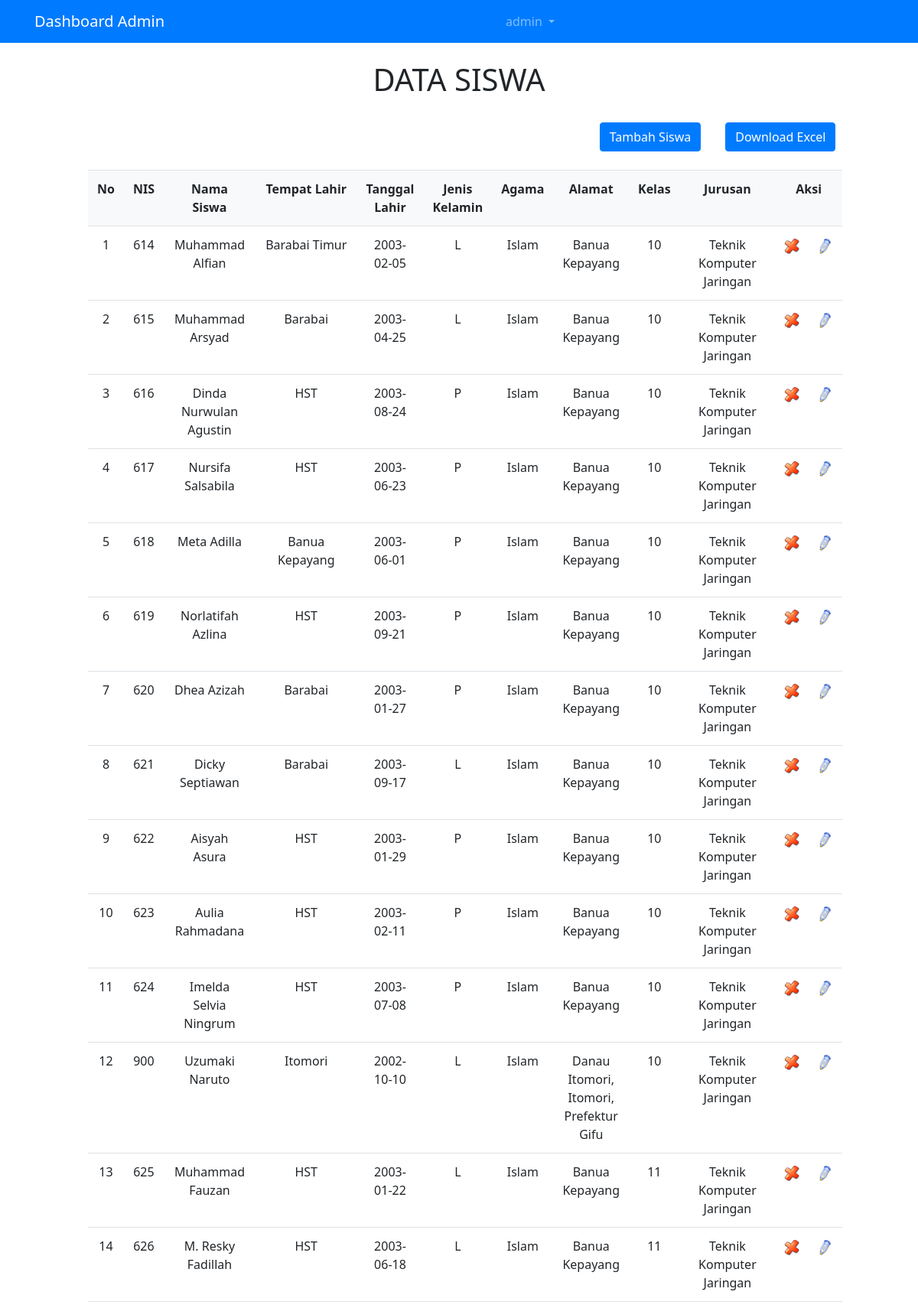
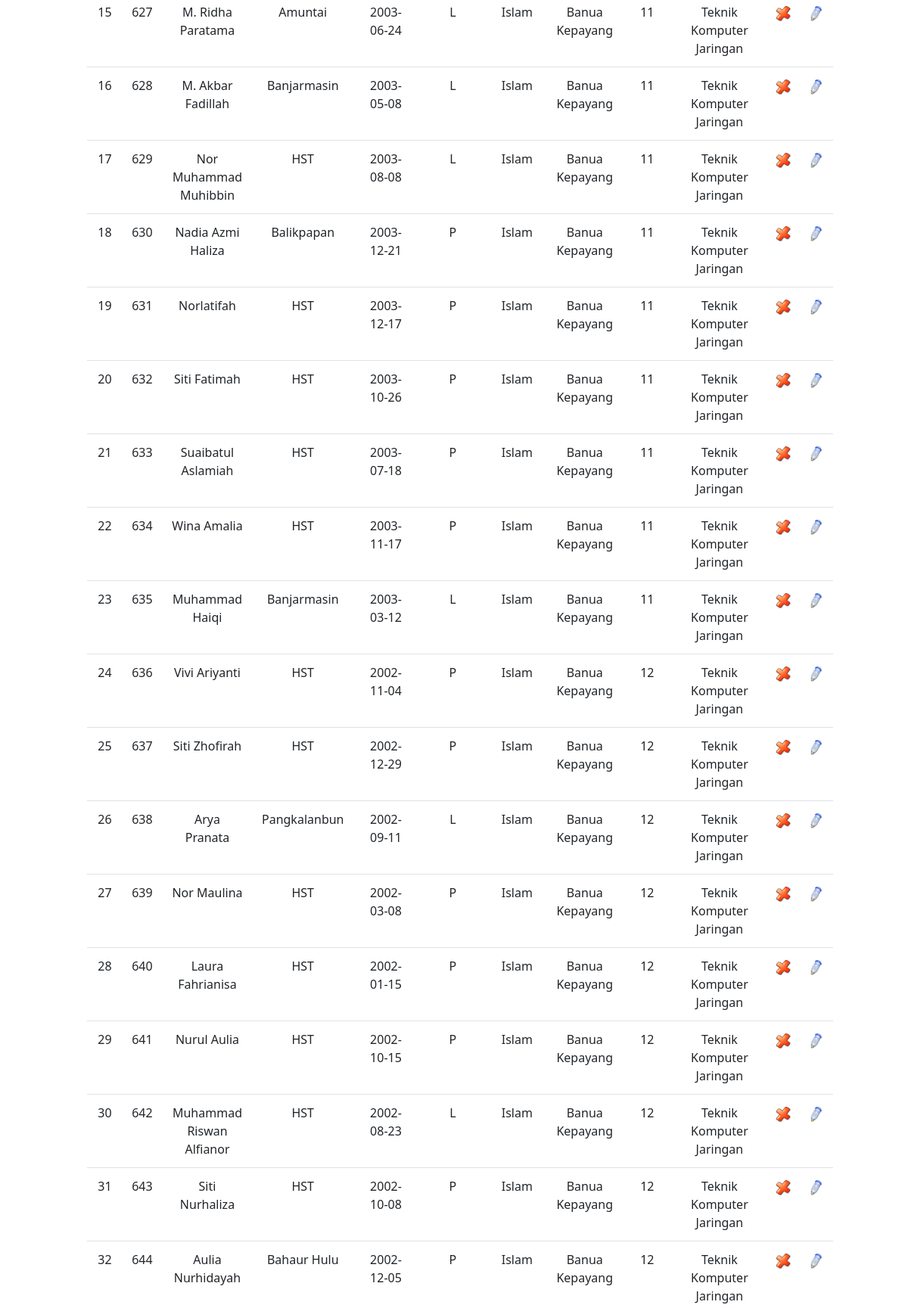
/dashboard/siswa/siswa_data.php (signed in, upper part), run on the app's committed database (2 pictures, top to bottom).
### tables this page shows
CREATE TABLE `siswa` (
  `nis` int(11) NOT NULL,
  `nama` varchar(100) NOT NULL,
  `alamat` varchar(100) NOT NULL,
  `gender` char(1) NOT NULL,
  `tglLahir` date NOT NULL,
  `tempatLahir` varchar(100) NOT NULL,
  `idKelas` int(11) DEFAULT NULL,
  `pass` int(11) DEFAULT NULL,
  `agama` varchar(100) DEFAULT NULL,
  `pathImg` varchar(100) DEFAULT NULL
);

CREATE TABLE `kelas` (
  `idKelas` int(11) NOT NULL,
  `nama` varchar(100) NOT NULL,
  `idJurusan` int(11) DEFAULT NULL
);

CREATE TABLE `jurusan` (
  `idJurusan` int(11) NOT NULL,
  `nama` varchar(100) NOT NULL
);

### dashboard/siswa/siswa_data.php (the view, shortened to what this page needs)
<?php
include '../layout/header.php';
if (empty($_SESSION['username']) AND empty($_SESSION['status'])) {
	echo "<center>Untuk mengakses halaman ini, Anda harus login <br>";
	echo "<a href=index.php><b>LOGIN</b></a></center>";
}
else{
	?>
	<br>
	<div class="container-fluid">
		<center><h1>DATA SISWA</h1></center>
		<div class="row">
			<div class="col-md-1"></div>
			<div class="col-md-10">
				<br>
				<form action="siswa_tambah.php">
						<div class="row">
							<div class="col-md-8"></div>
							<div class="col-md-2"><center><input type="submit" class="btn btn-primary" value="Tambah Siswa" /></center></div>
							<div class="col-md-2"><center><a href="cetak_siswa.php"><input type="button" class="btn btn-primary" value="Download Excel" /></a></center></div>
						</div>
						<br>
						<table class="table" >
							<tr class="bg-light">
									<td><div align="center"><strong>No</strong></div></td>
									<td><div align="center"><strong>NIS</strong></div></td>
									<td><div align="center"><strong>Nama Siswa</strong></div></td>
									<td><div align="center"><strong>Tempat Lahir</strong></div></td>
									<td><div align="center"><strong>Tanggal Lahir</strong></div></td>
									<td><div align="center"><strong>Jenis Kelamin</strong></div></td>
									<td><div align="center"><strong>Agama</strong></div></td>
									<td><div align="center"><strong>Alamat</strong></div></td>
									<td><div align="center"><strong>Kelas</strong></div></td>
									<td><div align="center"><strong>Jurusan</strong></div></td>
									<td colspan="2"><div align="center"><strong>Aksi</strong></div></td>
								</tr>
								<?php
								$batas = 20;
								$pg = isset( $_GET['pg'] ) ? $_GET['pg'] : "";
								if ( empty( $pg ) ) {
									$posisi = 0;
								} else {
									$posisi = ( $pg - 1 ) * $batas;
								}
								$no=0+$posisi;
								$tampil="SELECT siswa.nama, nis, alamat, gender, tglLahir, tempatLahir, agama, kelas.nama as kelas, jurusan.nama as jurusan from siswa join kelas on kelas.idKelas=siswa.idKelas join jurusan on jurusan.idJurusan=kelas.idJurusan";
								$qryTampil=mysql_query($tampil);
								while ($dataTampil=mysql_fetch_array($qryTampil)) {
									$no++;
									?>
									<tr bgcolor="#FFFFFF">
										<td align="center"><?php echo $no ; ?></td>
										<td align="center"><?php echo $dataTampil['nis']; ?></td>
										<td align="center"><?php echo $dataTampil['nama']; ?></td>
										<td align="center"><?php echo $dataTampil['tempatLahir']; ?></td>
										<td align="center"><?php echo $dataTampil['tglLahir']; ?></td>
										<td align="center"><?php echo $dataTampil['gender']; ?></td>
										<td align="center"><?php echo $dataTampil['agama']; ?></td>
										<td align="center"><?php echo $dataTampil['alamat']; ?></td>
										<td align="center"><?php echo $dataTampil['kelas']; ?></td>
										<td align="center"><?php echo $dataTampil['jurusan']; ?></td>
										<td>
											<div align="center">
												<a href="siswa_hapus.php?nis=<?php echo $dataTampil['nis'] ; ?>" onclick="javascript: return confirm('Anda yakin hapus ?')"><img src="gambar/hapus.png" width="20"></a>
											</td>
											<td>
												<a href="siswa_edit.php?nis=<?php echo $dataTampil['nis']; ?>"><img src="gambar/edit.png" width="20"></a>
											</div>
										</td>
									</tr>
								<?php } ?>
<br>
<br>
<div class="col-md-1"></div>
<?php }
include '../layout/footer.php';
?>

### dashboard/siswa/css/guru.css (style rules this page uses)
* { margin: 0 auto; font-family: Segoe UI; box-sizing: border-box; }

### dashboard/siswa/css/heroic-features.css (style rules this page uses)
body { padding-top: 56px; }

### data on the page
siswa: nis "614", nama "Muhammad Alfian", tempatLahir "Barabai Timur", tglLahir "2003-02-05", gender "L", agama "Islam", alamat "Banua Kepayang", idKelas.nama "10", jurusan.nama "Teknik Komputer Jaringan"
siswa: nis "615", nama "Muhammad Arsyad", tempatLahir "Barabai", tglLahir "2003-04-25", gender "L", agama "Islam", alamat "Banua Kepayang", idKelas.nama "10", jurusan.nama "Teknik Komputer Jaringan"
siswa: nis "616", nama "Dinda Nurwulan Agustin", tempatLahir "HST", tglLahir "2003-08-24", gender "P", agama "Islam", alamat "Banua Kepayang", idKelas.nama "10", jurusan.nama "Teknik Komputer Jaringan"
siswa: nis "617", nama "Nursifa Salsabila", tempatLahir "HST", tglLahir "2003-06-23", gender "P", agama "Islam", alamat "Banua Kepayang", idKelas.nama "10", jurusan.nama "Teknik Komputer Jaringan"
siswa: nis "618", nama "Meta Adilla", tempatLahir "Banua Kepayang", tglLahir "2003-06-01", gender "P", agama "Islam", alamat "Banua Kepayang", idKelas.nama "10", jurusan.nama "Teknik Komputer Jaringan"
siswa: nis "619", nama "Norlatifah Azlina", tempatLahir "HST", tglLahir "2003-09-21", gender "P", agama "Islam", alamat "Banua Kepayang", idKelas.nama "10", jurusan.nama "Teknik Komputer Jaringan"
siswa: nis "620", nama "Dhea Azizah", tempatLahir "Barabai", tglLahir "2003-01-27", gender "P", agama "Islam", alamat "Banua Kepayang", idKelas.nama "10", jurusan.nama "Teknik Komputer Jaringan"
siswa: nis "621", nama "Dicky Septiawan", tempatLahir "Barabai", tglLahir "2003-09-17", gender "L", agama "Islam", alamat "Banua Kepayang", idKelas.nama "10", jurusan.nama "Teknik Komputer Jaringan"
siswa: nis "622", nama "Aisyah Asura", tempatLahir "HST", tglLahir "2003-01-29", gender "P", agama "Islam", alamat "Banua Kepayang", idKelas.nama "10", jurusan.nama "Teknik Komputer Jaringan"
siswa: nis "623", nama "Aulia Rahmadana", tempatLahir "HST", tglLahir "2003-02-11", gender "P", agama "Islam", alamat "Banua Kepayang", idKelas.nama "10", jurusan.nama "Teknik Komputer Jaringan"
siswa: nis "624", nama "Imelda Selvia Ningrum", tempatLahir "HST", tglLahir "2003-07-08", gender "P", agama "Islam", alamat "Banua Kepayang", idKelas.nama "10", jurusan.nama "Teknik Komputer Jaringan"
siswa: nis "900", nama "Uzumaki Naruto", tempatLahir "Itomori", tglLahir "2002-10-10", gender "L", agama "Islam", alamat "Danau Itomori, Itomori, Prefektur Gifu", idKelas.nama "10", jurusan.nama "Teknik Komputer Jaringan"
siswa: nis "625", nama "Muhammad Fauzan", tempatLahir "HST", tglLahir "2003-01-22", gender "L", agama "Islam", alamat "Banua Kepayang", idKelas.nama "11", jurusan.nama "Teknik Komputer Jaringan"
siswa: nis "626", nama "M. Resky Fadillah", tempatLahir "HST", tglLahir "2003-06-18", gender "L", agama "Islam", alamat "Banua Kepayang", idKelas.nama "11", jurusan.nama "Teknik Komputer Jaringan"
siswa: nis "627", nama "M. Ridha Paratama", tempatLahir "Amuntai", tglLahir "2003-06-24", gender "L", agama "Islam", alamat "Banua Kepayang", idKelas.nama "11", jurusan.nama "Teknik Komputer Jaringan"
siswa: nis "628", nama "M. Akbar Fadillah", tempatLahir "Banjarmasin", tglLahir "2003-05-08", gender "L", agama "Islam", alamat "Banua Kepayang", idKelas.nama "11", jurusan.nama "Teknik Komputer Jaringan"
siswa: nis "629", nama "Nor Muhammad Muhibbin", tempatLahir "HST", tglLahir "2003-08-08", gender "L", agama "Islam", alamat "Banua Kepayang", idKelas.nama "11", jurusan.nama "Teknik Komputer Jaringan"
siswa: nis "630", nama "Nadia Azmi Haliza", tempatLahir "Balikpapan", tglLahir "2003-12-21", gender "P", agama "Islam", alamat "Banua Kepayang", idKelas.nama "11", jurusan.nama "Teknik Komputer Jaringan"
siswa: nis "631", nama "Norlatifah", tempatLahir "HST", tglLahir "2003-12-17", gender "P", agama "Islam", alamat "Banua Kepayang", idKelas.nama "11", jurusan.nama "Teknik Komputer Jaringan"
siswa: nis "632", nama "Siti Fatimah", tempatLahir "HST", tglLahir "2003-10-26", gender "P", agama "Islam", alamat "Banua Kepayang", idKelas.nama "11", jurusan.nama "Teknik Komputer Jaringan"
siswa: nis "633", nama "Suaibatul Aslamiah", tempatLahir "HST", tglLahir "2003-07-18", gender "P", agama "Islam", alamat "Banua Kepayang", idKelas.nama "11", jurusan.nama "Teknik Komputer Jaringan"
siswa: nis "634", nama "Wina Amalia", tempatLahir "HST", tglLahir "2003-11-17", gender "P", agama "Islam", alamat "Banua Kepayang", idKelas.nama "11", jurusan.nama "Teknik Komputer Jaringan"
siswa: nis "635", nama "Muhammad Haiqi", tempatLahir "Banjarmasin", tglLahir "2003-03-12", gender "L", agama "Islam", alamat "Banua Kepayang", idKelas.nama "11", jurusan.nama "Teknik Komputer Jaringan"
siswa: nis "636", nama "Vivi Ariyanti", tempatLahir "HST", tglLahir "2002-11-04", gender "P", agama "Islam", alamat "Banua Kepayang", idKelas.nama "12", jurusan.nama "Teknik Komputer Jaringan"
siswa: nis "637", nama "Siti Zhofirah", tempatLahir "HST", tglLahir "2002-12-29", gender "P", agama "Islam", alamat "Banua Kepayang", idKelas.nama "12", jurusan.nama "Teknik Komputer Jaringan"
siswa: nis "638", nama "Arya Pranata", tempatLahir "Pangkalanbun", tglLahir "2002-09-11", gender "L", agama "Islam", alamat "Banua Kepayang", idKelas.nama "12", jurusan.nama "Teknik Komputer Jaringan"
siswa: nis "639", nama "Nor Maulina", tempatLahir "HST", tglLahir "2002-03-08", gender "P", agama "Islam", alamat "Banua Kepayang", idKelas.nama "12", jurusan.nama "Teknik Komputer Jaringan"
siswa: nis "640", nama "Laura Fahrianisa", tempatLahir "HST", tglLahir "2002-01-15", gender "P", agama "Islam", alamat "Banua Kepayang", idKelas.nama "12", jurusan.nama "Teknik Komputer Jaringan"
siswa: nis "641", nama "Nurul Aulia", tempatLahir "HST", tglLahir "2002-10-15", gender "P", agama "Islam", alamat "Banua Kepayang", idKelas.nama "12", jurusan.nama "Teknik Komputer Jaringan"
siswa: nis "642", nama "Muhammad Riswan Alfianor", tempatLahir "HST", tglLahir "2002-08-23", gender "L", agama "Islam", alamat "Banua Kepayang", idKelas.nama "12", jurusan.nama "Teknik Komputer Jaringan"
siswa: nis "643", nama "Siti Nurhaliza", tempatLahir "HST", tglLahir "2002-10-08", gender "P", agama "Islam", alamat "Banua Kepayang", idKelas.nama "12", jurusan.nama "Teknik Komputer Jaringan"
siswa: nis "644", nama "Aulia Nurhidayah", tempatLahir "Bahaur Hulu", tglLahir "2002-12-05", gender "P", agama "Islam", alamat "Banua Kepayang", idKelas.nama "12", jurusan.nama "Teknik Komputer Jaringan"

### other printed values
$_SESSION['username'] "admin"
